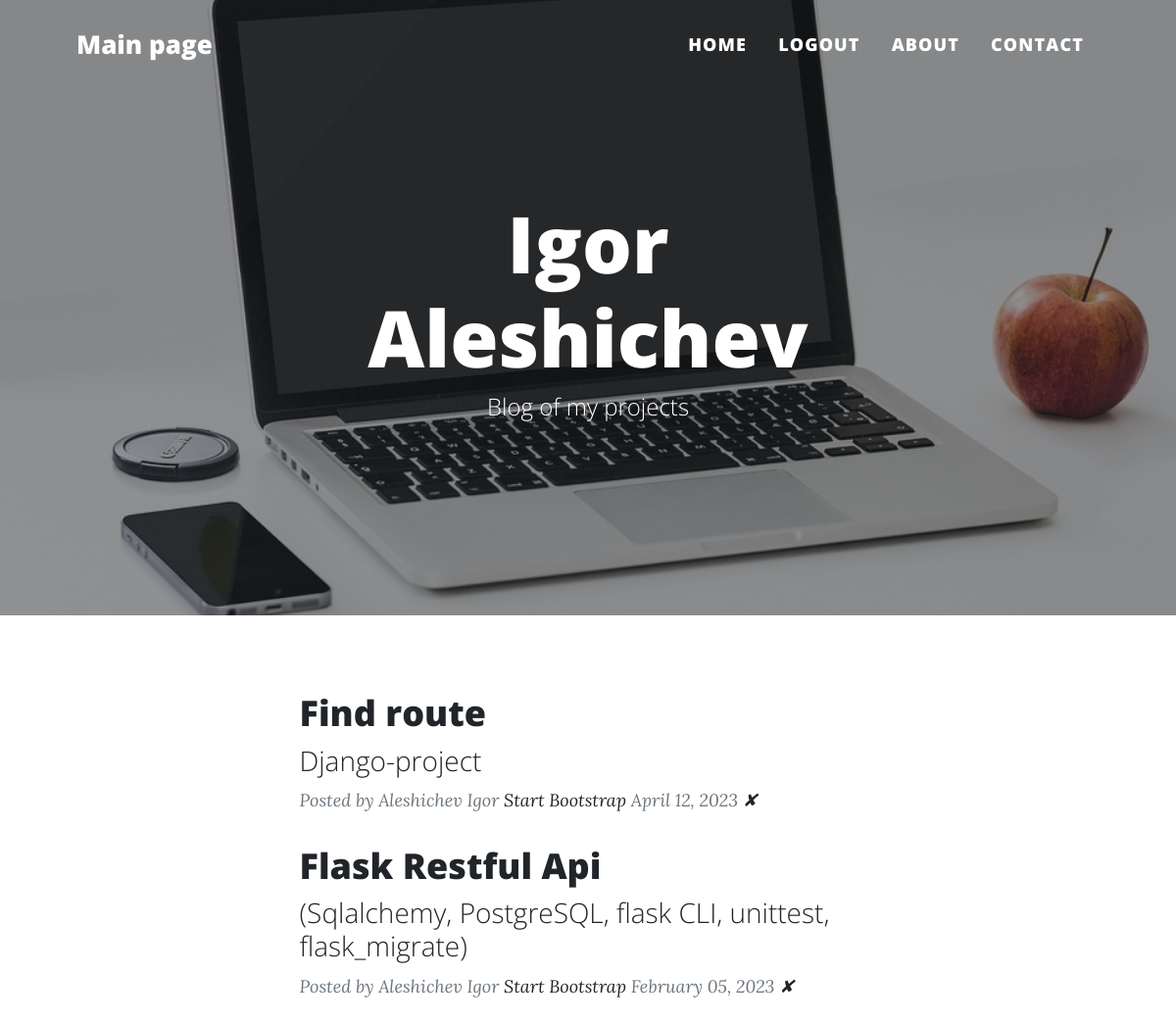
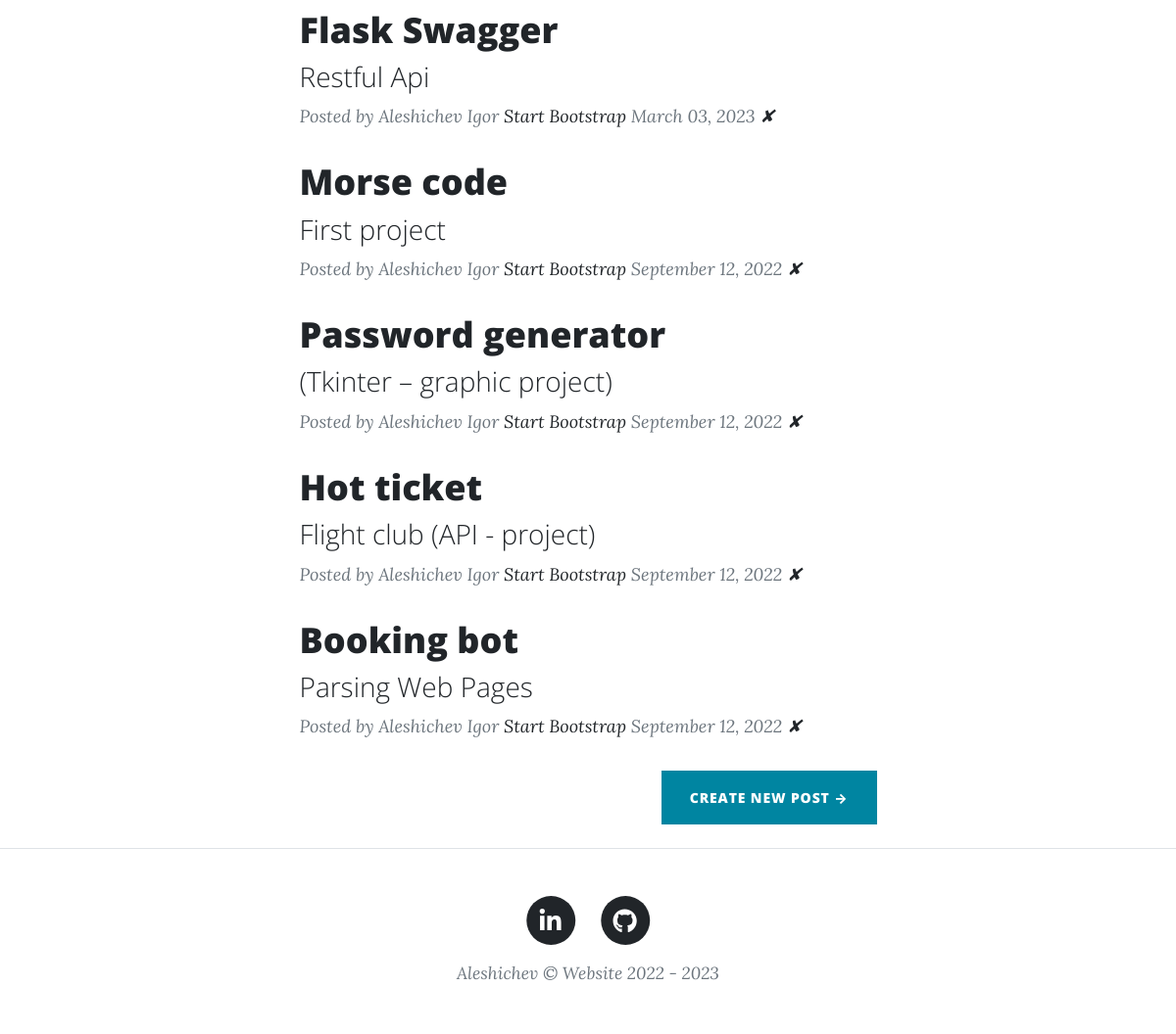
The page / (signed in) on the database its author committed (2 pictures, top to bottom).
### main.py (models this page shows)
class BlogPost(db.Model):
    __tablename__ = "blog_posts"
    id = db.Column(db.Integer, primary_key=True)
    author_id = db.Column(db.Integer, db.ForeignKey("users.id"))
    author = relationship("User", back_populates="posts")
    title = db.Column(db.String(250), unique=True, nullable=False)
    subtitle = db.Column(db.String(250), nullable=False)
    date = db.Column(db.String(250), nullable=False)
    body = db.Column(db.Text, nullable=False)
    img_url = db.Column(db.String(250), nullable=False)
    comments = relationship("Comment", back_populates="parent_post")

class User(UserMixin, db.Model):
    __tablename__ = "users"
    id = db.Column(db.Integer, primary_key=True)
    email = db.Column(db.String(100), unique=True)
    password = db.Column(db.String(100))
    name = db.Column(db.String(1000))
    posts = relationship("BlogPost", back_populates="author")
    comments = relationship("Comment", back_populates="comment_author")

### main.py (the view)
@app.route("/")
def home():
    posts = BlogPost.query.order_by(BlogPost.date).all()
    return render_template("index.html", all_posts=posts, current_user=current_user)

### main.py (called while the page is built)
@login_manager.user_loader
def load_user(user_id):
    return User.query.get(int(user_id))

### templates/index.html
{% include "header.html" %}
        <header class="masthead" style="background-image: url('static/assets/img/home-bg.jpg')">
            <div class="container position-relative px-4 px-lg-5">
                <div class="row gx-4 gx-lg-5 justify-content-center">
                    <div class="col-md-10 col-lg-8 col-xl-7">
                        <div class="site-heading">
                            <h1>Igor Aleshichev</h1>
                            <span class="subheading">Blog of my projects</span>
                        </div>
                    </div>
                </div>
            </div>
        </header>
        <div class="container px-4 px-lg-5">
            <div class="row gx-4 gx-lg-5 justify-content-center">
                <div class="col-md-10 col-lg-8 col-xl-7">
                    {% for post in all_posts:%}
                    <div class="post-preview">
                        <a href="{{ url_for ('post', index=post.id )}}">
                            <h2 class="post-title">{{post.title}}</h2>
                            <h3 class="post-subtitle">{{post.subtitle}}</h3>
                        </a>
                        <p class="post-meta">
                            Posted by {{post.author.name}}
                            <a href="#!">Start Bootstrap</a>
                            {{post.date}}
                            {% if current_user.id == 1: %}
                            <a href="{{url_for('delete_post', post_id=post.id) }}">✘</a>
                            {% endif %}
                        </p>
                    </div>
                    {% endfor %}
                      {% if current_user.id == 1: %}
                    <div class="d-flex justify-content-end mb-4">
                        <a class="btn btn-primary text-uppercase" href="{{url_for('add_new_post')}}">Create new Post →</a>
                    </div>
                    {% endif %}
                </div>
            </div>
        </div>
{% include "footer.html" %}

### rows shown on the page
BlogPost: title "Find route", subtitle "Django-project", author.name "Aleshichev Igor", date "April 12, 2023"
BlogPost: title "Flask Restful Api", subtitle "(Sqlalchemy, PostgreSQL, flask CLI, unittest, flask_migrate)", author.name "Aleshichev Igor", date "February 05, 2023"
BlogPost: title "Flask Swagger", subtitle "Restful Api", author.name "Aleshichev Igor", date "March 03, 2023"
BlogPost: title "Morse code", subtitle "First project", author.name "Aleshichev Igor", date "September 12, 2022"
BlogPost: title "Password generator", subtitle "(Tkinter – graphic project)", author.name "Aleshichev Igor", date "September 12, 2022"
BlogPost: title "Hot ticket", subtitle "Flight club (API - project)", author.name "Aleshichev Igor", date "September 12, 2022"
BlogPost: title "Booking bot", subtitle "Parsing Web Pages", author.name "Aleshichev Igor", date "September 12, 2022"
